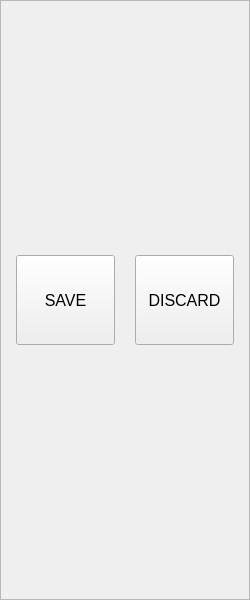
<?xml version="1.0" encoding="UTF-8"?>
<ui version="4.0">
 <class>AF</class>
 <widget class="QWidget" name="AF">
  <property name="geometry">
   <rect>
    <x>0</x>
    <y>0</y>
    <width>250</width>
    <height>600</height>
   </rect>
  </property>
  <property name="windowTitle">
   <string>AF</string>
  </property>
  <layout class="QHBoxLayout" name="horizontalLayout_2">
   <property name="leftMargin">
    <number>0</number>
   </property>
   <property name="topMargin">
    <number>0</number>
   </property>
   <property name="rightMargin">
    <number>0</number>
   </property>
   <property name="bottomMargin">
    <number>0</number>
   </property>
   <item>
    <widget class="QFrame" name="frame">
     <property name="maximumSize">
      <size>
       <width>9999</width>
       <height>9999</height>
      </size>
     </property>
     <property name="frameShape">
      <enum>QFrame::StyledPanel</enum>
     </property>
     <property name="frameShadow">
      <enum>QFrame::Raised</enum>
     </property>
     <layout class="QVBoxLayout" name="verticalLayout_3">
      <property name="spacing">
       <number>20</number>
      </property>
      <property name="leftMargin">
       <number>0</number>
      </property>
      <property name="topMargin">
       <number>0</number>
      </property>
      <property name="rightMargin">
       <number>0</number>
      </property>
      <property name="bottomMargin">
       <number>0</number>
      </property>
      <item>
       <layout class="QVBoxLayout" name="verticalLayout_2">
        <property name="spacing">
         <number>0</number>
        </property>
        <property name="topMargin">
         <number>80</number>
        </property>
        <property name="bottomMargin">
         <number>80</number>
        </property>
        <item>
         <layout class="QHBoxLayout" name="horizontalLayout">
          <property name="spacing">
           <number>0</number>
          </property>
          <property name="leftMargin">
           <number>15</number>
          </property>
          <property name="rightMargin">
           <number>15</number>
          </property>
          <item>
           <widget class="QPushButton" name="y_btn">
            <property name="sizePolicy">
             <sizepolicy hsizetype="Expanding" vsizetype="Fixed">
              <horstretch>0</horstretch>
              <verstretch>0</verstretch>
             </sizepolicy>
            </property>
            <property name="maximumSize">
             <size>
              <width>16777215</width>
              <height>90</height>
             </size>
            </property>
            <property name="font">
             <font>
              <family>Arial</family>
              <pointsize>12</pointsize>
              <weight>50</weight>
              <bold>false</bold>
             </font>
            </property>
            <property name="cursor">
             <cursorShape>PointingHandCursor</cursorShape>
            </property>
            <property name="styleSheet">
             <string notr="true"/>
            </property>
            <property name="text">
             <string>SAVE</string>
            </property>
           </widget>
          </item>
          <item>
           <spacer name="verticalSpacer">
            <property name="orientation">
             <enum>Qt::Vertical</enum>
            </property>
            <property name="sizeType">
             <enum>QSizePolicy::Fixed</enum>
            </property>
            <property name="sizeHint" stdset="0">
             <size>
              <width>20</width>
              <height>60</height>
             </size>
            </property>
           </spacer>
          </item>
          <item>
           <widget class="QPushButton" name="n_btn">
            <property name="sizePolicy">
             <sizepolicy hsizetype="Expanding" vsizetype="Fixed">
              <horstretch>0</horstretch>
              <verstretch>0</verstretch>
             </sizepolicy>
            </property>
            <property name="maximumSize">
             <size>
              <width>16777215</width>
              <height>90</height>
             </size>
            </property>
            <property name="font">
             <font>
              <family>Arial</family>
              <pointsize>12</pointsize>
              <weight>50</weight>
              <bold>false</bold>
             </font>
            </property>
            <property name="styleSheet">
             <string notr="true"/>
            </property>
            <property name="text">
             <string>DISCARD</string>
            </property>
           </widget>
          </item>
         </layout>
        </item>
       </layout>
      </item>
     </layout>
    </widget>
   </item>
  </layout>
 </widget>
 <resources>
  <include location="../res/resources.qrc"/>
 </resources>
 <connections/>
</ui>
